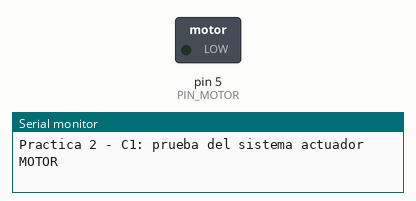
Simulated run of this sketch. Board: Arduino Uno, built with avr-gcc and run on an emulated ATmega328P. Shown: switched loads named in the sketch (green lamp = pin HIGH), the last lines printed to the serial monitor.

Above: at 0.05 s.
At 8.15 s:
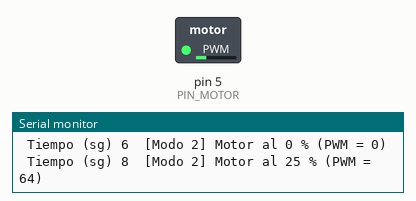
At 11.05 s:
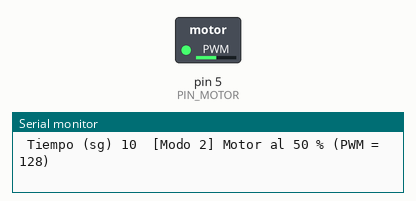
At 14.05 s:
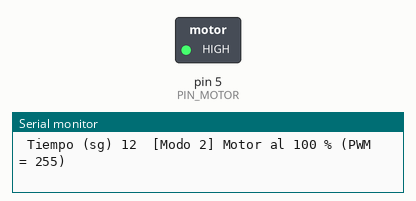
Timing chart, 0 to 20.9 s (numbered marks = the images above):
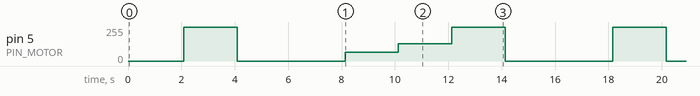

The sketch:

C1_motor.ino
```cpp
/*
 * Práctica 2 - C1: Sistema actuador "MOTOR" (Sistemas Empotrados y Ubicuos)
 * --------------------------------------------------------------------------
 * Secuencia de pruebas del motor de corriente continua en sus dos modos:
 *
 *   MODO 1 - Activar (velocidad máxima) / Desactivar  -> digitalWrite()
 *     2 s apagado  ->  2 s al 100 %  ->  2 s apagado
 *
 *   MODO 2 - Activar (punto de trabajo) / Desactivar  -> analogWrite() (PWM)
 *     2 s apagado  ->  2 s al 25 %  ->  2 s al 50 %  ->  2 s al 100 %  ->  2 s apagado
 *
 * La secuencia completa (modo 1 + modo 2) se repite indefinidamente y cada
 * cambio de estado se informa por el puerto serie (Virtual Terminal).
 *
 * Montaje (Proteus, ATmega328P a 16 MHz):
 *   D5 (IO5, PD5/OC0B, PWM) -> Gate del MOSFET 2N7000
 *   Drain 2N7000            -> terminal (-) del motor y ánodo del diodo
 *   Source 2N7000           -> GND
 *   +9 V (generador DC)     -> terminal (+) del motor y cátodo del diodo
 *
 *   - El MOSFET actúa como interruptor: el Arduino no puede dar la corriente
 *     que necesita el motor, así que solo controla la puerta (G) y la
 *     corriente del motor circula de D a S desde la batería de 9 V.
 *   - El diodo en paralelo (en inverso) protege el circuito de la corriente
 *     inducida por la bobina del motor al cortarle la alimentación.
 */

// ---------------------------------------------------------------------------
// Pines
// ---------------------------------------------------------------------------
// Debe ser un pin PWM (en el ATmega328P: 3, 5, 6, 9, 10, 11), ya que en el
// modo 2 se usa analogWrite(). El pin 5 sale del comparador OC0B del Timer0.
const uint8_t PIN_MOTOR = 5;

// ---------------------------------------------------------------------------
// Temporización
// ---------------------------------------------------------------------------
const unsigned long DURACION_PASO_MS = 2000;   // Cada paso de la prueba dura 2 s

// ---------------------------------------------------------------------------
// PWM
// ---------------------------------------------------------------------------
// analogWrite() admite valores de 0 (motor parado) a 255 (velocidad máxima).
// El valor fija el ciclo de trabajo de la señal PWM (~980 Hz en el pin 5):
// el motor no sigue cambios tan rápidos y responde a la tensión media,
// es decir, aproximadamente a  9 V * valor / 255.
const uint8_t PWM_MAX = 255;


// ===========================================================================
// Funciones auxiliares
// ===========================================================================

// Convierte un porcentaje de velocidad (0..100) al valor PWM (0..255).
// Se redondea al entero más cercano: 25 % -> 64, 50 % -> 128, 100 % -> 255.
uint8_t porcentajeAPwm(uint8_t porcentaje)
{
  if (porcentaje > 100)
  {
    porcentaje = 100;
  }
  // Se usa aritmética entera de 16 bits: 100 * 255 = 25500 cabe en un int.
  return (uint8_t)((porcentaje * (unsigned int)PWM_MAX + 50) / 100); // Se suma 50 para redondear
}

// MODO 1: encendido a velocidad máxima o apagado (salida digital todo/nada).
void motorDigital(bool encendido)
{
  digitalWrite(PIN_MOTOR, encendido ? HIGH : LOW);

  Serial.print(F(" Tiempo (sg) "));
  Serial.print(millis() / 1000);
  Serial.print(F("  [Modo 1] Motor "));
  Serial.println(encendido ? F("ENCENDIDO (100 %)") : F("APAGADO"));
}

// MODO 2: fija la velocidad del motor como porcentaje de la máxima (PWM).
void motorVelocidad(uint8_t porcentaje)
{
  uint8_t valorPwm = porcentajeAPwm(porcentaje);
  analogWrite(PIN_MOTOR, valorPwm);

  Serial.print(F(" Tiempo (sg) "));
  Serial.print(millis() / 1000);
  Serial.print(F("  [Modo 2] Motor al "));
  Serial.print(porcentaje);
  Serial.print(F(" % (PWM = "));
  Serial.print(valorPwm);
  Serial.println(F(")"));
}

// Secuencia de pruebas del MODO 1: apagado / 100 % / apagado.
void pruebaModoDigital()
{
  Serial.println(F("--- MODO 1: Activar (velocidad maxima) / Desactivar ---"));

  motorDigital(false);
  delay(DURACION_PASO_MS);

  motorDigital(true);
  delay(DURACION_PASO_MS);

  motorDigital(false);
  delay(DURACION_PASO_MS);
}

// Secuencia de pruebas del MODO 2: apagado / 25 % / 50 % / 100 % / apagado.
void pruebaModoPwm()
{
  Serial.println(F("--- MODO 2: Activar (punto de trabajo) / Desactivar ---"));

  // Lista de velocidades a aplicar, cada una durante DURACION_PASO_MS
  const uint8_t pasos[] = {0, 25, 50, 100, 0};
  const uint8_t numPasos = sizeof(pasos) / sizeof(pasos[0]);

  for (uint8_t i = 0; i < numPasos; i++)
  {
    motorVelocidad(pasos[i]);
    delay(DURACION_PASO_MS);
  }
}


// ===========================================================================
// setup(): se ejecuta una sola vez al arrancar
// ===========================================================================
void setup()
{
  // Comunicación serie PC-Arduino (debe coincidir con el Virtual Terminal)
  Serial.begin(9600);

  // El pin del motor es una salida
  pinMode(PIN_MOTOR, OUTPUT);

  // Inicialización: motor parado
  digitalWrite(PIN_MOTOR, LOW);

  Serial.println(F("Practica 2 - C1: prueba del sistema actuador MOTOR"));
}


// ===========================================================================
// loop(): se ejecuta continuamente
// ---------------------------------------------------------------------------
// Aquí sí se usa delay(): la prueba es una secuencia fija en el tiempo y no
// hay que atender ninguna entrada mientras tanto.
// ===========================================================================
void loop()
{
  pruebaModoDigital();   // 6 s
  pruebaModoPwm();       // 10 s
}
```

Measured:
- by itself, pin 5 (PIN_MOTOR): repeats every 16.1 s: 0/255 4.0 s, 64/255 2.0 s, 128/255 2.0 s, 255/255 2.0 s, 0/255 4.0 s, 255/255 2.0 s
